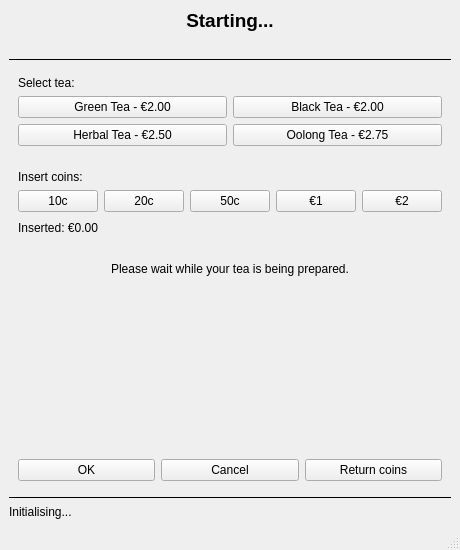
<?xml version="1.0" encoding="UTF-8"?>
<ui version="4.0">
 <class>MainWindow</class>
 <widget class="QMainWindow" name="MainWindow">
  <property name="geometry">
   <rect><x>0</x><y>0</y><width>420</width><height>550</height></rect>
  </property>
  <property name="windowTitle">
   <string>Tea Machine FSM</string>
  </property>
  <widget class="QWidget" name="centralwidget">
   <layout class="QVBoxLayout" name="mainLayout">
    <item>
     <widget class="QLabel" name="screenMsg">
      <property name="text"><string>Starting...</string></property>
      <property name="alignment"><set>Qt::AlignCenter</set></property>
      <property name="font"><font><pointsize>14</pointsize><bold>true</bold></font></property>
     </widget>
    </item>
    <item>
     <widget class="QLabel" name="screenSub">
      <property name="text"><string></string></property>
      <property name="alignment"><set>Qt::AlignCenter</set></property>
     </widget>
    </item>
    <item>
     <widget class="QFrame" name="line1">
      <property name="frameShape"><enum>QFrame::HLine</enum></property>
     </widget>
    </item>
    <item>
     <widget class="QWidget" name="teaPanel">
      <layout class="QVBoxLayout" name="teaLayout">
       <item>
        <widget class="QLabel" name="teaLabel">
         <property name="text"><string>Select tea:</string></property>
        </widget>
       </item>
       <item>
        <layout class="QGridLayout" name="teaGrid">
         <item row="0" column="0">
          <widget class="QPushButton" name="teaBtn0">
           <property name="text"><string>Green Tea - €2.00</string></property>
          </widget>
         </item>
         <item row="0" column="1">
          <widget class="QPushButton" name="teaBtn1">
           <property name="text"><string>Black Tea - €2.00</string></property>
          </widget>
         </item>
         <item row="1" column="0">
          <widget class="QPushButton" name="teaBtn2">
           <property name="text"><string>Herbal Tea - €2.50</string></property>
          </widget>
         </item>
         <item row="1" column="1">
          <widget class="QPushButton" name="teaBtn3">
           <property name="text"><string>Oolong Tea - €2.75</string></property>
          </widget>
         </item>
        </layout>
       </item>
      </layout>
     </widget>
    </item>
    <item>
     <widget class="QWidget" name="coinPanel">
      <layout class="QVBoxLayout" name="coinLayout">
       <item>
        <widget class="QLabel" name="coinLabel">
         <property name="text"><string>Insert coins:</string></property>
        </widget>
       </item>
       <item>
        <layout class="QHBoxLayout" name="coinRow">
         <item><widget class="QPushButton" name="coin10c"><property name="text"><string>10c</string></property></widget></item>
         <item><widget class="QPushButton" name="coin20c"><property name="text"><string>20c</string></property></widget></item>
         <item><widget class="QPushButton" name="coin50c"><property name="text"><string>50c</string></property></widget></item>
         <item><widget class="QPushButton" name="coin1e"><property name="text"><string>€1</string></property></widget></item>
         <item><widget class="QPushButton" name="coin2e"><property name="text"><string>€2</string></property></widget></item>
        </layout>
       </item>
       <item>
        <layout class="QHBoxLayout" name="balanceRow">
         <item><widget class="QLabel" name="balanceLabel"><property name="text"><string>Inserted: €0.00</string></property></widget></item>
         <item><spacer name="balSpacer"><property name="orientation"><enum>Qt::Horizontal</enum></property><property name="sizeHint" stdset="0"><size><width>40</width><height>20</height></size></property></spacer></item>
         <item><widget class="QLabel" name="changeLabel"><property name="text"><string></string></property></widget></item>
        </layout>
       </item>
      </layout>
     </widget>
    </item>
    <item>
     <widget class="QWidget" name="makingPanel">
      <layout class="QVBoxLayout" name="makingLayout">
       <item>
        <widget class="QLabel" name="makingLabel">
         <property name="text"><string>Please wait while your tea is being prepared.</string></property>
         <property name="alignment"><set>Qt::AlignCenter</set></property>
         <property name="wordWrap"><bool>true</bool></property>
        </widget>
       </item>
      </layout>
     </widget>
    </item>
    <item>
     <spacer name="vertSpacer">
      <property name="orientation"><enum>Qt::Vertical</enum></property>
      <property name="sizeHint" stdset="0"><size><width>20</width><height>40</height></size></property>
     </spacer>
    </item>
    <item>
     <widget class="QWidget" name="actionPanel">
      <layout class="QHBoxLayout" name="actionLayout">
       <item><widget class="QPushButton" name="confirmBtn"><property name="text"><string>OK</string></property></widget></item>
       <item><widget class="QPushButton" name="cancelBtn"><property name="text"><string>Cancel</string></property></widget></item>
       <item><widget class="QPushButton" name="returnBtn"><property name="text"><string>Return coins</string></property></widget></item>
      </layout>
     </widget>
    </item>
    <item>
     <widget class="QFrame" name="line2">
      <property name="frameShape"><enum>QFrame::HLine</enum></property>
     </widget>
    </item>
    <item>
     <widget class="QLabel" name="statusLabel">
      <property name="text"><string>Initialising...</string></property>
     </widget>
    </item>
   </layout>
  </widget>
  <widget class="QMenuBar" name="menubar">
   <property name="geometry"><rect><x>0</x><y>0</y><width>420</width><height>24</height></rect></property>
  </widget>
  <widget class="QStatusBar" name="statusbar"/>
 </widget>
 <resources/>
 <connections/>
</ui>
